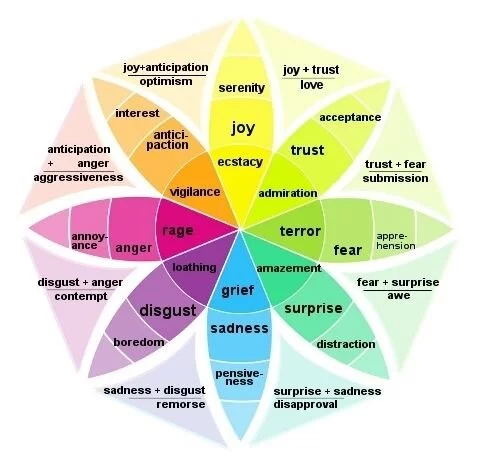
#> input picture PDFs _Historico/psicologia das cores e emocoes.webp, 481 x 475 px; its folder holds only this picture in this run
$ python -i restoration_studio.py   (imports and definitions only)
#> lines starting #> are read from the running program, lines starting #| are printed output that depends on the picture; after the words box and inside, x2 and y2 are one past the last pixel; in counts of white or black regions, pixels touching at a corner belong together
### storage_backend.py
"""FaithBloom 2.0 — camada de armazenamento persistente.

Modos suportados:
- local (padrão para desenvolvimento): grava em .faithbloom_data/
- supabase: grava em um bucket privado do Supabase Storage via REST.

No Streamlit Cloud, use Supabase para não perder livros/imagens ao reiniciar.
Secrets esperados no modo Supabase:
    FAITHBLOOM_STORAGE_MODE = "supabase"
    SUPABASE_URL = "https://SEU-PROJETO.supabase.co"
    SUPABASE_SECRET_KEY = "sb_secret_..."  # recomendado; guardar SOMENTE em Secrets
    # Compatibilidade temporária com projetos antigos:
    # SUPABASE_SERVICE_ROLE_KEY = "..."
    FAITHBLOOM_SUPABASE_BUCKET = "faithbloom"  # opcional
"""
from __future__ import annotations

import hashlib
import json
import mimetypes
import os
import re
import uuid
from contextlib import contextmanager
from copy import deepcopy
from dataclasses import dataclass
from pathlib import Path
from threading import Lock, RLock, local
from typing import Any, Callable
from urllib.parse import quote, urlsplit

import requests

from saas_access import AccessDenied, access_mode, current_actor, require_action


class StorageError(RuntimeError):
    pass


class StorageNotFound(StorageError, FileNotFoundError):
    """Only an explicitly absent object permits default/empty index creation."""


class StorageUnavailable(StorageError):
    """Transport, permission or backend error; never equivalent to absence."""


class StorageCorrupt(StorageError):
    """Existing data cannot be decoded; original must remain untouched."""


class StorageConflict(StorageError):
    """A stale revision was rejected before replacing a newer document."""

    # [4 lines left out: function __init__, not called in this run]


class StorageConcurrencyUnsupported(StorageError):
    """No cross-worker atomic update is available; never silently downgrade."""


class StorageMigrationRequired(StorageError):
    """An existing legacy JSON must be imported before enabling RPC storage."""


@dataclass(frozen=True)
class JsonSnapshot:
    value: Any
    revision: str | int | None
    exists: bool


# [8 lines left out: function _decode_json, not called in this run]


def _json_bytes(value: Any) -> bytes:
    return json.dumps(value, ensure_ascii=False, indent=2, allow_nan=False).encode("utf-8")


class StorageBackend:
    name = "base"
    json_concurrency = "unsupported"

    def put_bytes(self, path: str, data: bytes, content_type: str | None = None) -> str:
        raise NotImplementedError

    def get_bytes(self, path: str) -> bytes:
        raise NotImplementedError

    # [6 lines left out: function exists, not called in this run]

    def list(self, prefix: str = "") -> list[str]:
        raise NotImplementedError

    def delete(self, path: str) -> None:
        raise NotImplementedError

    def put_json(self, path: str, value: Any) -> str:
        return self.put_bytes(path, json.dumps(value, ensure_ascii=False, indent=2).encode("utf-8"), "application/json")

    # [5 lines left out: function get_json, not called in this run]

    def get_json_snapshot(self, path: str, default: Any = None) -> JsonSnapshot:
        raise StorageConcurrencyUnsupported("Este backend não oferece revisões JSON atômicas.")

    def compare_and_swap_json(self, path: str, expected_revision, value: Any) -> JsonSnapshot:
        raise StorageConcurrencyUnsupported("Este backend não oferece atualização JSON atômica entre processos.")

    # [16 lines left out: function update_json, not called in this run]


_LOCAL_LOCKS: dict[str, RLock] = {}
_LOCAL_LOCKS_GUARD = Lock()
_LOCAL_HELD_LOCKS = local()


class LocalStorageBackend(StorageBackend):
    name = "local"
    json_concurrency = "local_file_lock_and_content_CAS"

    def __init__(self, root: str | None = None):
        self.root = Path(root or os.environ.get("FAITHBLOOM_LOCAL_DATA_DIR", ".faithbloom_data")).resolve()
        self.root.mkdir(parents=True, exist_ok=True)

    # [39 lines left out: functions _p, _locked, not called in this run]

    def put_bytes(self, path: str, data: bytes, content_type: str | None = None) -> str:
        with self._locked(path):
            return self._write_bytes(path, data)

    # [102 lines left out: functions _write_bytes, get_json_snapshot, compare_and_swap_json, update_json, get_bytes, list and 3 more, not called in this run]


class SupabaseStorageBackend(StorageBackend):
    name = "supabase"

    # [102 lines left out: functions __init__, _rpc, _json_path, _revision, get_json_snapshot, compare_and_swap_json and 2 more, not called in this run]

    def _object_url(self, path: str) -> str:
        clean = _normalize_storage_path(path, allow_empty=False)
        return f"{self.url}/storage/v1/object/{quote(self.bucket, safe='')}/{quote(clean, safe='/')}"

    def _list_endpoint(self) -> str:
        return f"{self.url}/storage/v1/object/list/{quote(self.bucket, safe='')}"

    # [177 lines left out: functions _request, put_bytes, get_bytes, _get_storage_bytes, _list_level, _join_list_item and 3 more, not called in this run]


def get_backend() -> StorageBackend:
    mode = os.environ.get("FAITHBLOOM_STORAGE_MODE", "auto").strip().lower()
    url = os.environ.get("SUPABASE_URL", "").strip()
    key = (
        os.environ.get("SUPABASE_SECRET_KEY", "").strip()
        or os.environ.get("SUPABASE_SERVICE_ROLE_KEY", "").strip()
    )
    if mode == "supabase" or (mode == "auto" and url and key):
        if not (url and key):
            raise StorageError(
                "Modo Supabase escolhido, mas SUPABASE_URL e SUPABASE_SECRET_KEY "
                "(ou SUPABASE_SERVICE_ROLE_KEY legado) não foram definidos."
            )
        return SupabaseStorageBackend(
            url,
            key,
            os.environ.get("FAITHBLOOM_SUPABASE_BUCKET", "faithbloom"),
            json_mode=os.environ.get("FAITHBLOOM_SUPABASE_JSON_MODE", "storage"),
        )
    return LocalStorageBackend()


# [20 lines left out: function _tenant_path, not called in this run]


class TenantStorageBackend(StorageBackend):
    """Stable imported object; authorizes each call using the current request actor.

    No authenticated customer can list or mutate the author's root namespace.
    Returned listings are logical paths so existing catalog code keeps working;
    durable URIs carry the tenant qualifier and cannot be replayed by another user.
    The underlying private backend is not a customer-facing capability.
    """
    def __init__(self, backend: StorageBackend):
        self._backend = backend

    @property
    def name(self):
        return self._backend.name

    @property
    def bucket(self):
        return getattr(self._backend, "bucket", "local")

    @property
    def key_kind(self):
        return getattr(self._backend, "key_kind", "local")

    @property
    def json_concurrency(self):
        return self._backend.json_concurrency

    # [4 lines left out: function put_bytes, not called in this run]

    def get_bytes(self, path: str) -> bytes:
        return self._backend.get_bytes(_tenant_path(path, action="storage.read"))

    def get_json_snapshot(self, path: str, default: Any = None) -> JsonSnapshot:
        return self._backend.get_json_snapshot(_tenant_path(path, action="storage.read"), default)

    # [9 lines left out: functions compare_and_swap_json, update_json, not called in this run]

    def exists(self, path: str) -> bool:
        qualified = _tenant_path(path, action="storage.read")
        return self._backend.exists(qualified)

    # [17 lines left out: function list, not called in this run]

    def delete(self, path: str) -> None:
        self._backend.delete(_tenant_path(path, action="storage.delete"))


BACKEND = TenantStorageBackend(get_backend())
CACHE_DIR = Path(os.environ.get("FAITHBLOOM_CACHE_DIR", ".faithbloom_cache")).resolve()
CACHE_DIR.mkdir(parents=True, exist_ok=True)
URI_PREFIX = "fb://"


# [11 lines left out: function backend_status, not called in this run]


def storage_uri(path: str) -> str:
    return URI_PREFIX + _tenant_path(path, action="storage.read")


def is_storage_uri(value: str) -> bool:
    return isinstance(value, str) and value.startswith(URI_PREFIX)


# [10 lines left out: function uri_to_path, not called in this run]


_ASSET_EXTS = {".png", ".jpg", ".jpeg", ".webp", ".gif", ".mp3", ".wav", ".pdf", ".epub", ".svg"}


# [161 lines left out: functions _own_local_roots, tenant_local_directory, resolve_local_output, _authorize_local_asset, _local_asset_path, persistir_arquivo and 3 more, not called in this run]

### restoration_studio.py
"""FaithBloom Restoration Studio — Refinamento 04.

Conecta o Book Doctor ao Character Universe, Style DNA e aos motores de
qualidade. Trabalha sempre em versões derivadas: nenhuma função deste módulo
sobrescreve o original importado.

O módulo oferece três camadas distintas:
1. correções técnicas determinísticas (upscale, nitidez/contraste, limpeza de line art);
2. plano de restauração editorial por asset/página;
3. geração assistida por IA opcional, sempre baseada no asset original + Character/Style DNA.
"""
from __future__ import annotations

import json
import time
import uuid
from copy import deepcopy
from pathlib import Path
from typing import Callable

from PIL import Image, ImageEnhance, ImageFilter, ImageOps

from book_doctor import sha256
from character_universe import carregar_personagem_oficial, personagem_para_prompt
from style_dna import carregar_style, style_para_prompt
from emotional_color_director import direcao_emocional, prompt_direcao_visual

ACOES = [
    "manter_original",
    "melhorar_tecnicamente",
    "limpar_line_art",
    "corrigir_personagem",
    "reilustrar",
    "criar_variacao",
]

TIPOS_PROJETO = ["story", "coloring", "activity", "other"]
STATUS_PUBLICACAO = ["publicado", "nao_publicado", "em_desenvolvimento"]


def _agora() -> int:
    return int(time.time())


# [4 lines left out: function _pasta, not called in this run]


def _plan_path(projeto: dict) -> Path:
    return _pasta(projeto) / "restoration_plan.json"


# [103 lines left out: functions _save_plan, criar_plano_restauracao, carregar_plano_restauracao, extrair_assets_relatorio, vincular_character, vincular_style, not called in this run]


def salvar_vinculos(projeto: dict, plan: dict) -> dict:
    return _save_plan(projeto, plan)


# [137 lines left out: functions registrar_decisao, _remastered_path, _registrar_versao, aprovar_versao, avaliar_ppi, melhorar_imagem_tecnicamente, not called in this run]


def auditar_line_art(caminho: str) -> dict:
    """Métricas objetivas simples para line art, sem inferir gosto/estilo.

    Mede presença de tons de cinza, cobertura de tinta e proximidade do conteúdo
    às bordas. Não tenta decidir sozinho se a complexidade é adequada à idade.
    """
    with Image.open(caminho) as im:
#> im is the input picture: PIL image 481x475 RGB; mean R, G, B 223.6, 224.3, 206.4
        g=im.convert("L")
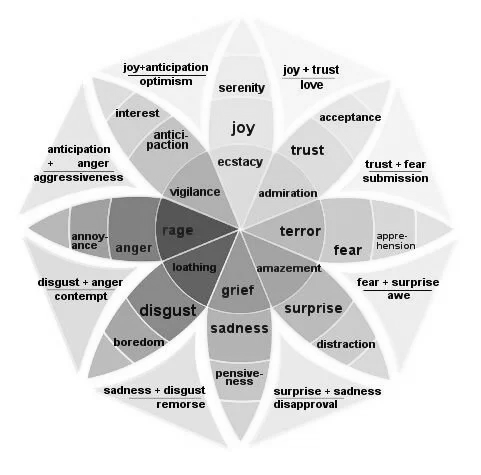
#> g: PIL image 481x475 L; min 0, max 255, mean 222.1
        w,h=g.size
#> w = 481; h = 475
        hist=g.histogram()
#> hist = 256 values, max 84342 at index 255, min 23 at index 67, mean 892.5
    total=max(1,w*h)
#> total = 228475
    quase_preto=sum(hist[:32])
#> quase_preto = 6023
    quase_branco=sum(hist[224:])
#> quase_branco = 158104
    cinzas=max(0,total-quase_preto-quase_branco)
#> cinzas = 64348
    tinta=sum(hist[:245])
#> tinta = 109699
    # bbox de conteúdo: pixels abaixo de 245 são tratados como tinta/conteúdo.
    mask=g.point(lambda p:255 if p<245 else 0,mode="L")
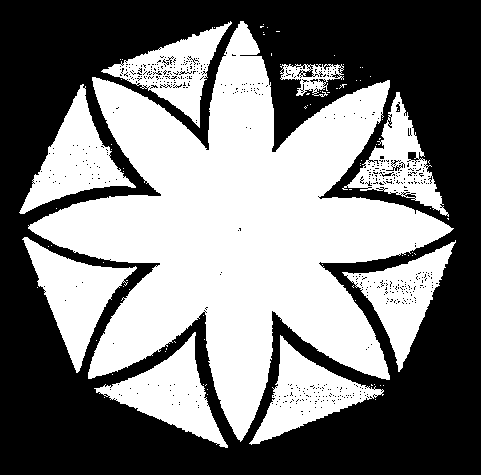
#> mask: PIL image 481x475 L; 48% white; 84 white regions (75 under 20 px), largest, box (x1, y1, x2, y2) and area: (28, 21, 454, 442) 72806, (22, 237, 137, 373) 5730, (19, 84, 136, 214) 5533
    bbox=mask.getbbox()
#> bbox = (19, 21, 456, 448)
    margens=None
    toca_borda=False
    if bbox:
        l,t,r,b=bbox
#> l = 19; t = 21; r = 456; b = 448
        margens={
            "esquerda_pct":round(100*l/w,2),
            "topo_pct":round(100*t/h,2),
            "direita_pct":round(100*(w-r)/w,2),
            "base_pct":round(100*(h-b)/h,2),
        }
#> margens = {'esquerda_pct': 3.95, 'topo_pct': 4.42, 'direita_pct': 5.2, 'base_pct': 5.68}
        toca_borda=min(margens.values()) < 1.0
#> toca_borda = False
    cinza_pct=100*cinzas/total
#> cinza_pct = 28.16
    ink_pct=100*tinta/total
#> ink_pct = 48.01
    alertas=[]
    if cinza_pct > 5:
        alertas.append("Há quantidade relevante de tons de cinza; para line art pura, revisar/binarizar.")
    if toca_borda:
        alertas.append("Conteúdo chega muito perto da borda da imagem; revisar safe area/corte.")
    if ink_pct > 45:
        alertas.append("Cobertura de tinta é alta para uma página de colorir; revisar áreas preenchidas/densidade.")
    return {
        "largura_px":w,"altura_px":h,
        "tons_cinza_pct":round(cinza_pct,2),
        "cobertura_tinta_pct":round(ink_pct,2),
        "margens_conteudo_pct":margens,
        "toca_borda":toca_borda,
        "alertas":alertas,
        "status":"atencao" if alertas else "tecnicamente_limpa",
        "nota":"Métricas objetivas de pixels. Adequação estética, faixa etária e Style DNA continuam exigindo revisão editorial/visual.",
    }

# [129 lines left out: functions limpar_line_art, montar_prompt_restauracao, gerar_variacao_ia, resumo_restauracao, not called in this run]

>>> result = auditar_line_art('PDFs _Historico/psicologia das cores e emocoes.webp')
#> result = 9 items
